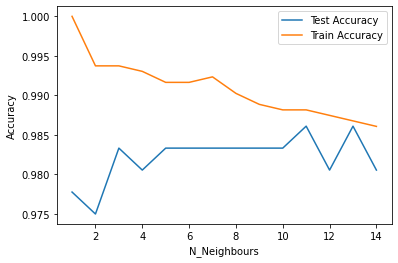

Python code for this plot:
#KNN using Scikit
#hs_makkar

import pandas as pd
import numpy as np
from sklearn.datasets import load_digits
from sklearn.model_selection import train_test_split
from sklearn.neighbors import KNeighborsClassifier

x,y=load_digits(return_X_y=True)
x_train,x_test,y_train,y_test=train_test_split(x,y,test_size=0.2)

model=KNeighborsClassifier(n_neighbors=11)
model.fit(x_train,y_train)
#Accuracy
#print(model.score(x_test,y_test))


#How to select values for K
import matplotlib.pyplot as plt
neighbours=np.arange(1,15)
train_acc=np.empty(14)
test_acc=np.empty(14)
for i,k in enumerate(neighbours):
    knn=KNeighborsClassifier(n_neighbors=k)
    knn.fit(x_train,y_train)
    
    train_acc[i]=knn.score(x_train,y_train)
    test_acc[i]=knn.score(x_test,y_test)
    

plt.plot(neighbours,test_acc,label='Test Accuracy')
plt.plot(neighbours,train_acc,label='Train Accuracy')

plt.legend()
plt.xlabel('N_Neighbours')
plt.ylabel('Accuracy')
plt.show()
    
